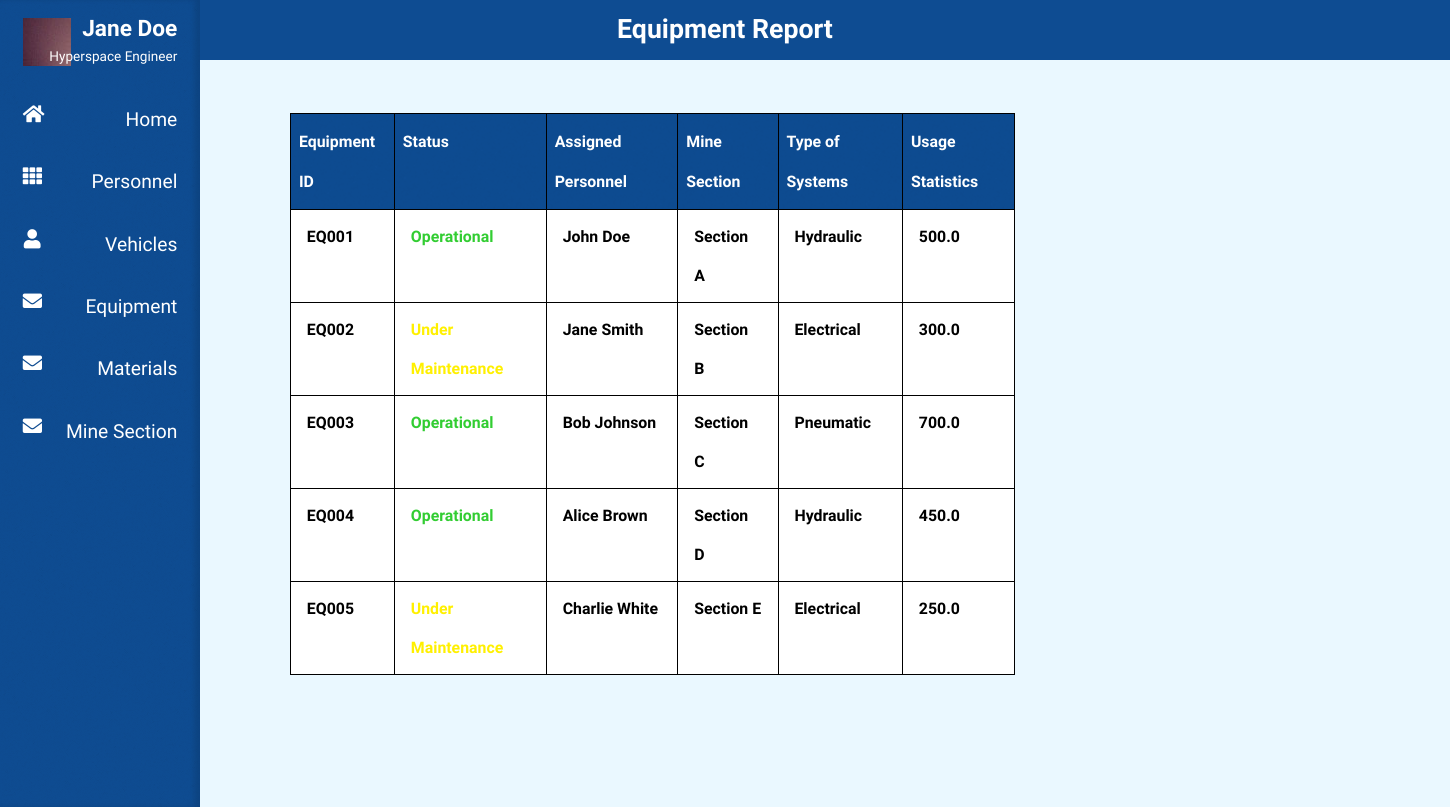
Screenshot of /equipment with the database file from the repository.
### models.py (models this page shows)
class Equipment(db.Model):
    id = db.Column(db.Integer, primary_key=True)
    equipment_id = db.Column(db.String(20), unique=True, nullable=False)
    type_of_systems = db.Column(db.String(100))
    status = db.Column(db.String(20), nullable=False)
    maintenance_schedule = db.Column(db.String(50))
    usage_statistics = db.Column(db.Float)
    overhaul_history = db.Column(db.String(100))
    personnel = db.relationship('Personnel', back_populates='equipment')
    materials_id = db.Column(db.Integer, db.ForeignKey('materials.id'))
    materials = db.relationship('Materials', back_populates='equipment')
    mine_section_id = db.Column(db.Integer, db.ForeignKey('mine_sections.id'))
    mine_section = db.relationship('MineSections', back_populates='equipment')

class Personnel(db.Model):
    id = db.Column(db.Integer, primary_key=True)
    employee_id = db.Column(db.String(20), unique=True, nullable=False)
    name = db.Column(db.String(100), nullable=False)
    position = db.Column(db.String(50), nullable=False)
    shift = db.Column(db.String(20))
    hours_worked = db.Column(db.Float)
    productivity_metrics = db.Column(db.Float)
    equipment_id = db.Column(db.Integer, db.ForeignKey('equipment.id'))
    equipment = db.relationship('Equipment', back_populates='personnel')
    vehicle_id = db.Column(db.Integer, db.ForeignKey('vehicles.id'))
    vehicle = db.relationship('Vehicles', back_populates='personnel')
    mine_section_id = db.Column(db.Integer, db.ForeignKey('mine_sections.id'))
    mine_section = db.relationship('MineSections', back_populates='personnel')

class MineSections(db.Model):
    id = db.Column(db.Integer, primary_key=True)
    section_name = db.Column(db.String(50), nullable=False)
    section_description = db.Column(db.String(255))
    latitude = db.Column(db.Float)  # Add latitude column
    longitude = db.Column(db.Float)  # Add longitude column
    personnel = db.relationship('Personnel', back_populates='mine_section', lazy=True)
    equipment = db.relationship('Equipment', back_populates='mine_section', lazy=True)
    vehicles = db.relationship('Vehicles', back_populates='mine_section', lazy=True)
    materials = db.relationship('Materials', back_populates='mine_section')

### main.py (the view)
@app.route("/equipment")
def equipment():
    graphJSON = ""
    data = []
    for equipment in Equipment.query.all():
        personnel_names = [person.name for person in equipment.personnel]
        dictionary = {
            "Equipment": equipment.equipment_id,
            "Status": equipment.status,
            "personnel": ", ".join(personnel_names),
            "system": equipment.type_of_systems,
            "usage_statistics": equipment.usage_statistics,
            "mine_section":equipment.mine_section.section_name,
            "latitude":equipment.mine_section.latitude,
            "longitude":equipment.mine_section.longitude,
            "section_description":equipment.mine_section.section_description
        }
        data.append(dictionary)
    fig = go.Figure(
        data=[
            go.Bar(
                x=[entry["Equipment"] for entry in data],
                y=[entry["usage_statistics"] for entry in data],
                text=[entry["system"] for entry in data],
                marker=dict(color="#305D7D"),
            )
        ]
    )
    fig.update_layout(
        font_family="Source Sans Pro",
        font_color="#000",
        title="Equipment Usage Statistics",
        title_pad_l=180,
        xaxis_title="Equipment",
        barmode="group",
        width=600,
        height=400,
        dragmode=False,
        hoverlabel_font_family="Source Sans Pro",
        paper_bgcolor="#fff",
        plot_bgcolor="#fff"
    )
    df = pd.DataFrame(data)
    status_counts = df['Status'].value_counts()
    fig_1 = px.pie(status_counts,
                names=status_counts.index,
                hole=0.5,
                title='Equipment Status Distribution')
    fig_1.update_layout(
    font_family="Source Sans Pro",
    font_color="#000",
    title="Status",
    title_pad_l=180,
    width=600,
    height=400,
    dragmode=False,
    hoverlabel_font_family="Source Sans Pro",
    paper_bgcolor="#fff",
    plot_bgcolor="#fff"
    )
    fig_1.update_traces(hoverinfo='label+percent', textfont_size=20,
                  marker=dict(colors=["#32cd32", "#fff000"], line=dict(color='#000000', width=1)))
    fig_2 = go.Figure(data=go.Scattergeo(
        lon = df['longitude'],
        lat = df['latitude'],
        text = df['section_description'],
        mode = 'markers'))
    graphJSON = json.dumps(fig, cls=plotly.utils.PlotlyJSONEncoder)
    graphJSON_1 = json.dumps(fig_1, cls=plotly.utils.PlotlyJSONEncoder)
    graphJSON_2 = json.dumps(fig_2, cls=plotly.utils.PlotlyJSONEncoder)
    return render_template("equipment.html",
                           graphJSON=graphJSON,
                           graphJSON_1=graphJSON_1,
                           graphJSON_2=graphJSON_2,
                           data=data)

### templates/equipment.html (shortened to what this page needs)
<!DOCTYPE HTML>
<html>
	<head>
		<link rel="stylesheet" href="static/assets/css/main.css" />
	</head>
	<body class="is-preload">
		<header>
			Equipment Report
		</header>
			<div id="header">
				<div class="top">
						<div id="logo">
							<span class="image avatar48"><img src="static/images/avatar.jpg" alt="" /></span>
							<h1 id="title">Jane Doe</h1>
							<p>Hyperspace Engineer</p>
						</div>
					<nav id="nav">
						<ul>
							<li><a href="/" id="top-link"><span class="icon solid fa-home">Home</span></a></li>
							<li><a href="/personnel" id="home"><span class="icon solid fa-th">Personnel</span></a></li>
							<li><a href="/vehicles" id="about-link"><span class="icon solid fa-user">Vehicles</span></a></li>
							<li><a href="/equipment" id="contact-link"><span class="icon solid fa-envelope">Equipment</span></a></li>
							<li><a href="/materials" id="contact-link"><span class="icon solid fa-envelope">Materials</span></a></li>
							<li><a href="/mine" id="contact-link"><span class="icon solid fa-envelope">Mine Section</span></a></li>
						</ul>
					</nav>
				</div>
			</div>
		<div style="width: 100%; margin-left: 20%;">
				<table border="1">
					<thead>
						<tr>
							<th>Equipment ID</th>
							<th>Status</th>
							<th>Assigned Personnel</th>
							<th>Mine Section</th>
							<th>Type of Systems</th>
							<th>Usage Statistics</th>
						</tr>
					</thead>
					<tbody>
						{% for entry in data %}
							<tr>
								<td>{{ entry['Equipment'] }}</td>
								<td style="color: {% if entry['Status'] == 'Operational' %}#32cd32{% else %}#fff000{% endif %}">{{ entry['Status'] }}</td>
								<td>{{ entry['personnel'] }}</td>
								<td>{{ entry['mine_section'] }}</td>
								<td>{{ entry['system'] }}</td>
								<td>{{ entry['usage_statistics'] }}</td>
							</tr>
						{% endfor %}
					</tbody>
				</table>
		</div>
		<div style="width: 100%;">
			<div id="main" style="width: 60%; height: 100px; float: left; margin-left: 20%;">
			</div>
			<div id="main" style="margin-left: 55%; height: 100px;">
			</div>
		</div>
	</body>
</html>

### rows the page displays
Equipment: Equipment "EQ001", Status "Operational", system "Hydraulic", usage_statistics "500.0"
Personnel: personnel "John Doe"
MineSections: mine_section "Section A"
Equipment: Equipment "EQ002", Status "Under Maintenance", system "Electrical", usage_statistics "300.0"
Personnel: personnel "Jane Smith"
MineSections: mine_section "Section B"
Equipment: Equipment "EQ003", Status "Operational", system "Pneumatic", usage_statistics "700.0"
Personnel: personnel "Bob Johnson"
MineSections: mine_section "Section C"
Equipment: Equipment "EQ004", Status "Operational", system "Hydraulic", usage_statistics "450.0"
Personnel: personnel "Alice Brown"
MineSections: mine_section "Section D"
Equipment: Equipment "EQ005", Status "Under Maintenance", system "Electrical", usage_statistics "250.0"
Personnel: personnel "Charlie White"
MineSections: mine_section "Section E"
